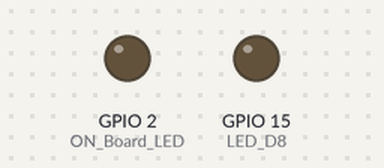
Recording of a sketch running on a simulated ESP8266 (NodeMCU). Parts: output pins drawn as LEDs (lit = HIGH). WiFi joins after 1.5 s; servers stay silent unless stated; uploads are accepted with an empty reply; what the sketch prints to the serial monitor is not drawn.

Above: at 0.0 s.
At 1.8 s:
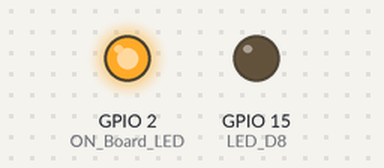
Timing chart, 0 to 3.3 s (numbered marks = the images above):
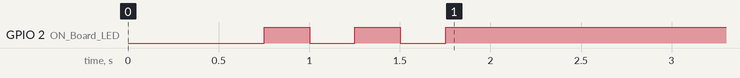

The sketch:

Node_MCU_V3__-_Php_Code.ino
```cpp
#include <ESP8266WiFi.h>
#include <WiFiClient.h>
#include <ESP8266HTTPClient.h>

#define ON_Board_LED 2

#define LED_D8 15

const char* ssid = "";
const char* password = "";

const char *host = "";

void setup() {
  Serial.begin(115200);
  delay(500);

  WiFi.mode(WIFI_STA);
  WiFi.begin(ssid, password);
  Serial.println("");

  pinMode(ON_Board_LED, OUTPUT);
  digitalWrite(ON_Board_LED, HIGH);

  pinMode(LED_D8, OUTPUT);
  digitalWrite(LED_D8, LOW);


  Serial.print("Connecting");
  while (WiFi.status() != WL_CONNECTED) {
    Serial.print(".");

    digitalWrite(ON_Board_LED, LOW);
    delay(250);
    digitalWrite(ON_Board_LED, HIGH);
    delay(250);

  }

  digitalWrite(ON_Board_LED, HIGH);

  Serial.println("");
  Serial.print("Successfully connected to : ");
  Serial.println(ssid);
  Serial.print("IP address: ");
  Serial.println(WiFi.localIP());
  Serial.println();

}

void loop() {

  HTTPClient http;


  String GetAddress, LinkGet, getData;
  int id = 0;
  GetAddress = "NodeMCU_Get_Database/GetData.php";
  LinkGet = host + GetAddress;
  getData = "ID=" + String(id);
  Serial.println("----------------Connect to Server-----------------");
  Serial.println("Get LED Status from Server or Database");
  Serial.print("Request Link : ");
  Serial.println(LinkGet);
  http.begin(LinkGet);
  http.addHeader("Content-Type", "application/x-www-form-urlencoded");
  int httpCodeGet = http.POST(getData);
  String payloadGet = http.getString();
  Serial.print("Response Code : ");
  Serial.println(httpCodeGet);
  Serial.print("Returned data from Server : ");
  Serial.println(payloadGet);

  if (payloadGet == "1") {
    digitalWrite(LED_D8, HIGH);
  }
  if (payloadGet == "0") {
    digitalWrite(LED_D8, LOW);
  }


  Serial.println("----------------Closing Connection----------------");
  http.end();
  Serial.println();
  Serial.println("Please wait 5 seconds for the next connection.");
  Serial.println();
  delay(5000);
}
```
